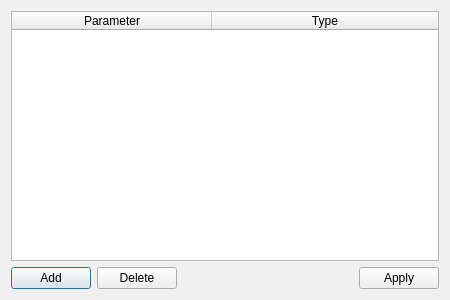
<?xml version="1.0" encoding="UTF-8"?>
<ui version="4.0">
 <class>Dialog</class>
 <widget class="QDialog" name="Dialog">
  <property name="geometry">
   <rect>
    <x>0</x>
    <y>0</y>
    <width>450</width>
    <height>300</height>
   </rect>
  </property>
  <property name="windowTitle">
   <string>Glitch: Function Parameters</string>
  </property>
  <layout class="QVBoxLayout" name="verticalLayout">
   <item>
    <widget class="QTableWidget" name="parameters">
     <property name="tabKeyNavigation">
      <bool>true</bool>
     </property>
     <property name="alternatingRowColors">
      <bool>true</bool>
     </property>
     <property name="selectionBehavior">
      <enum>QAbstractItemView::SelectRows</enum>
     </property>
     <property name="verticalScrollMode">
      <enum>QAbstractItemView::ScrollPerPixel</enum>
     </property>
     <property name="horizontalScrollMode">
      <enum>QAbstractItemView::ScrollPerPixel</enum>
     </property>
     <property name="sortingEnabled">
      <bool>true</bool>
     </property>
     <attribute name="horizontalHeaderDefaultSectionSize">
      <number>200</number>
     </attribute>
     <attribute name="horizontalHeaderStretchLastSection">
      <bool>true</bool>
     </attribute>
     <column>
      <property name="text">
       <string>Parameter</string>
      </property>
     </column>
     <column>
      <property name="text">
       <string>Type</string>
      </property>
     </column>
    </widget>
   </item>
   <item>
    <layout class="QHBoxLayout" name="horizontalLayout">
     <item>
      <widget class="QPushButton" name="add">
       <property name="text">
        <string>Add</string>
       </property>
      </widget>
     </item>
     <item>
      <widget class="QPushButton" name="remove">
       <property name="text">
        <string>Delete</string>
       </property>
      </widget>
     </item>
     <item>
      <spacer name="horizontalSpacer">
       <property name="orientation">
        <enum>Qt::Horizontal</enum>
       </property>
       <property name="sizeHint" stdset="0">
        <size>
         <width>40</width>
         <height>20</height>
        </size>
       </property>
      </spacer>
     </item>
     <item>
      <widget class="QPushButton" name="apply">
       <property name="text">
        <string>Apply</string>
       </property>
      </widget>
     </item>
    </layout>
   </item>
  </layout>
 </widget>
 <tabstops>
  <tabstop>parameters</tabstop>
  <tabstop>add</tabstop>
  <tabstop>remove</tabstop>
  <tabstop>apply</tabstop>
 </tabstops>
 <resources/>
 <connections/>
</ui>
